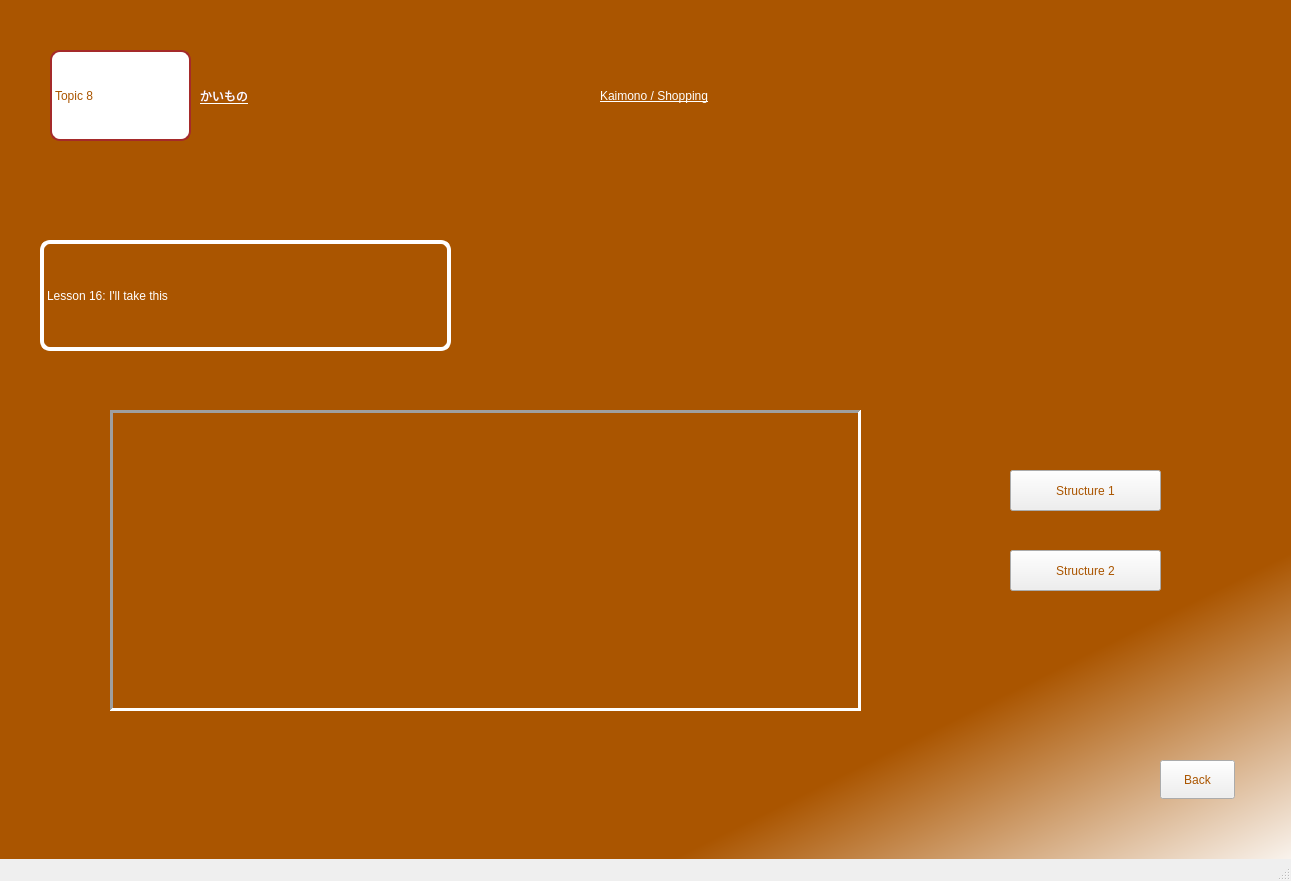
<?xml version="1.0" encoding="UTF-8"?>
<ui version="4.0">
 <class>MainWindow</class>
 <widget class="QMainWindow" name="MainWindow">
  <property name="geometry">
   <rect>
    <x>0</x>
    <y>0</y>
    <width>1291</width>
    <height>881</height>
   </rect>
  </property>
  <property name="windowTitle">
   <string>MainWindow</string>
  </property>
  <widget class="QWidget" name="centralwidget">
   <widget class="QWidget" name="widget" native="true">
    <property name="geometry">
     <rect>
      <x>0</x>
      <y>0</y>
      <width>1291</width>
      <height>881</height>
     </rect>
    </property>
    <property name="styleSheet">
     <string notr="true">QWidget#widget{

	background-color: qlineargradient(spread:pad, x1:0.790136, y1:0.711, x2:1, y2:1, stop:0.153409 rgba(170, 85, 0, 255), stop:1 rgba(255, 255, 255, 255));
}</string>
    </property>
    <widget class="QLabel" name="label_1">
     <property name="geometry">
      <rect>
       <x>50</x>
       <y>50</y>
       <width>141</width>
       <height>91</height>
      </rect>
     </property>
     <property name="styleSheet">
      <string notr="true">background-color: rgb(255, 255, 255);
color: rgb(170, 85, 0);
font: 25pt &quot;MV Boli&quot;;
border-radius:10px;
border: 2px solid brown;
</string>
     </property>
     <property name="text">
      <string>Topic 8</string>
     </property>
    </widget>
    <widget class="QLabel" name="label_2">
     <property name="geometry">
      <rect>
       <x>200</x>
       <y>70</y>
       <width>161</width>
       <height>51</height>
      </rect>
     </property>
     <property name="styleSheet">
      <string notr="true">color: rgb(255, 255, 255);
text-decoration: underline;
font: 24pt &quot;MV Boli&quot;;
</string>
     </property>
     <property name="text">
      <string>かいもの</string>
     </property>
    </widget>
    <widget class="QLabel" name="label_3">
     <property name="geometry">
      <rect>
       <x>600</x>
       <y>60</y>
       <width>561</width>
       <height>71</height>
      </rect>
     </property>
     <property name="styleSheet">
      <string notr="true">font: 24pt &quot;MV Boli&quot;;
text-decoration: underline;
color: rgb(255, 255, 255);</string>
     </property>
     <property name="text">
      <string>Kaimono / Shopping</string>
     </property>
    </widget>
    <widget class="QLabel" name="label_4">
     <property name="geometry">
      <rect>
       <x>40</x>
       <y>240</y>
       <width>411</width>
       <height>111</height>
      </rect>
     </property>
     <property name="styleSheet">
      <string notr="true">font: 24pt &quot;MV Boli&quot;;
color: rgb(255, 255, 255);
border: 4px solid #ffffff;
border-radius: 10px;</string>
     </property>
     <property name="text">
      <string>Lesson 16: I'll take this</string>
     </property>
    </widget>
    <widget class="QStackedWidget" name="stackedWidget">
     <property name="geometry">
      <rect>
       <x>110</x>
       <y>410</y>
       <width>751</width>
       <height>301</height>
      </rect>
     </property>
     <property name="styleSheet">
      <string notr="true"/>
     </property>
     <property name="frameShape">
      <enum>QFrame::Panel</enum>
     </property>
     <property name="frameShadow">
      <enum>QFrame::Sunken</enum>
     </property>
     <property name="lineWidth">
      <number>3</number>
     </property>
     <property name="currentIndex">
      <number>1</number>
     </property>
     <widget class="QWidget" name="page_1">
      <widget class="QLabel" name="label_5">
       <property name="geometry">
        <rect>
         <x>0</x>
         <y>0</y>
         <width>751</width>
         <height>301</height>
        </rect>
       </property>
       <property name="styleSheet">
        <string notr="true">border-image: url(:/congthuc/topic8ls16a.jpg);</string>
       </property>
       <property name="text">
        <string/>
       </property>
      </widget>
     </widget>
     <widget class="QWidget" name="page_2">
      <widget class="QLabel" name="label_6">
       <property name="geometry">
        <rect>
         <x>-4</x>
         <y>-8</y>
         <width>751</width>
         <height>311</height>
        </rect>
       </property>
       <property name="styleSheet">
        <string notr="true">border-image: url(:/congthuc/topic8ls16b.jpg);</string>
       </property>
       <property name="text">
        <string/>
       </property>
      </widget>
     </widget>
    </widget>
    <widget class="QPushButton" name="Button_1">
     <property name="geometry">
      <rect>
       <x>1010</x>
       <y>470</y>
       <width>151</width>
       <height>41</height>
      </rect>
     </property>
     <property name="styleSheet">
      <string notr="true">color: rgb(170, 85, 0);

font: 18pt &quot;MV Boli&quot;;</string>
     </property>
     <property name="text">
      <string>Structure 1</string>
     </property>
    </widget>
    <widget class="QPushButton" name="Button_2">
     <property name="geometry">
      <rect>
       <x>1010</x>
       <y>550</y>
       <width>151</width>
       <height>41</height>
      </rect>
     </property>
     <property name="styleSheet">
      <string notr="true">font: 18pt &quot;MV Boli&quot;;
color: rgb(170, 85, 0);</string>
     </property>
     <property name="text">
      <string>Structure 2</string>
     </property>
    </widget>
    <widget class="QPushButton" name="back1">
     <property name="geometry">
      <rect>
       <x>1160</x>
       <y>760</y>
       <width>75</width>
       <height>39</height>
      </rect>
     </property>
     <property name="styleSheet">
      <string notr="true">color: rgb(170, 85, 0);

font: 18pt &quot;MV Boli&quot;;</string>
     </property>
     <property name="text">
      <string>Back</string>
     </property>
    </widget>
   </widget>
  </widget>
  <widget class="QStatusBar" name="statusbar"/>
 </widget>
 <resources>
  <include location="topic6.qrc"/>
 </resources>
 <connections/>
</ui>
